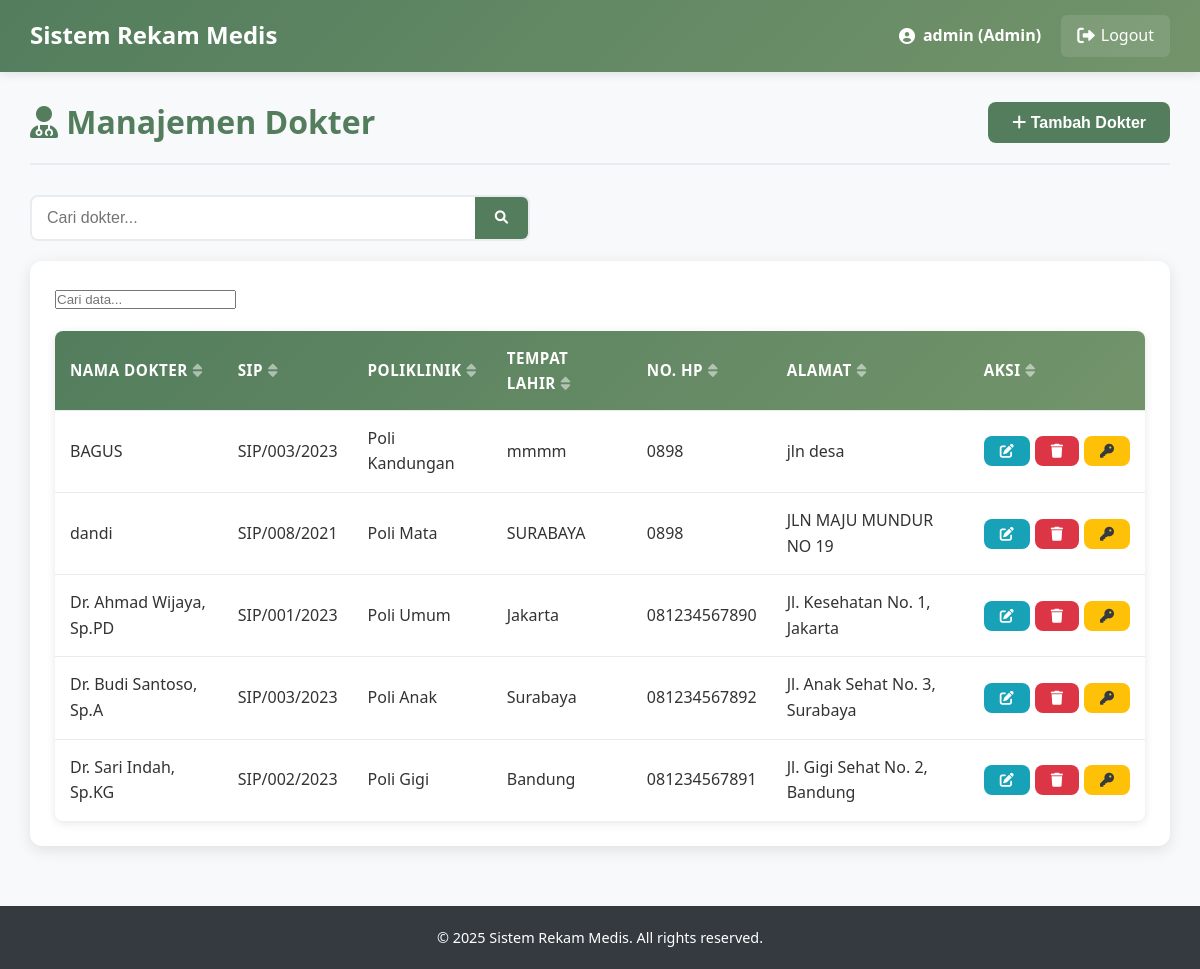
The app's page /medis_trysthan-main/Trys_Proj/admin/doctors.php (signed in) with its own data.
### tables this page shows
CREATE TABLE `dokter` (
  `id_dokter` int(11) NOT NULL,
  `id_poli` int(11) DEFAULT NULL,
  `id_user` int(11) DEFAULT NULL,
  `nm_dokter` varchar(100) NOT NULL,
  `SIP` varchar(50) DEFAULT NULL,
  `tempat_lhr` varchar(100) DEFAULT NULL,
  `no_hp` varchar(15) DEFAULT NULL,
  `alamat` text DEFAULT NULL,
  `created_at` timestamp NOT NULL DEFAULT current_timestamp(),
  `updated_at` timestamp NOT NULL DEFAULT current_timestamp() ON UPDATE current_timestamp()
);

CREATE TABLE `poliklinik` (
  `id_poli` int(11) NOT NULL,
  `nm_poli` varchar(100) NOT NULL,
  `lokasi` varchar(100) DEFAULT NULL,
  `created_at` timestamp NOT NULL DEFAULT current_timestamp(),
  `updated_at` timestamp NOT NULL DEFAULT current_timestamp() ON UPDATE current_timestamp()
);

### medis_trysthan-main/Trys_Proj/admin/doctors.php (the view, shortened to what this page needs)
<?php
include '../config/database.php';
$page_title = "Manajemen Dokter";
$search = isset($_GET['search']) ? $_GET['search'] : '';
$search_condition = '';
$page = isset($_GET['page']) ? (int)$_GET['page'] : 1;
$limit = 10;
$offset = ($page - 1) * $limit;
$sql = "SELECT d.*, p.nm_poli FROM dokter d LEFT JOIN poliklinik p ON d.id_poli = p.id_poli $search_condition ORDER BY d.nm_dokter LIMIT $offset, $limit";
$result = $conn->query($sql);
?>
<!DOCTYPE html>
<html lang="en">
<head>
    <link rel="stylesheet" href="../css/style.css">
    <link rel="stylesheet" href="https://cdnjs.cloudflare.com/ajax/libs/font-awesome/6.0.0-beta3/css/all.min.css">
</head>
<body>
    <?php include '../includes/header.php'; ?>
    <div class="container">
        <div class="content">
            <div class="content-header">
                <h2><i class="fas fa-user-md"></i> <?php echo $page_title; ?></h2>
                <button class="btn btn-primary" onclick="showAddModal()">
                    <i class="fas fa-plus"></i> Tambah Dokter
                </button>
            </div>
            <div class="search-filter">
                <form method="GET" action="" class="search-form">
                    <div class="search-input">
                        <input type="text" name="search" placeholder="Cari dokter..." value="<?php echo htmlspecialchars($search); ?>">
                        <button type="submit" class="search-button">
                            <i class="fas fa-search"></i>
                        </button>
                    </div>
                </form>
            </div>
            <div class="card">
                <div class="card-body">
                    <table class="data-table">
                        <thead>
                            <tr>
                                <th>Nama Dokter</th>
                                <th>SIP</th>
                                <th>Poliklinik</th>
                                <th>Tempat Lahir</th>
                                <th>No. HP</th>
                                <th>Alamat</th>
                                <th>Aksi</th>
                            </tr>
                        </thead>
                        <tbody>
                            <?php if ($result->num_rows > 0): ?>
                                <?php while ($row = $result->fetch_assoc()): ?>
                                <tr>
                                    <td><?php echo $row['nm_dokter']; ?></td>
                                    <td><?php echo $row['SIP']; ?></td>
                                    <td><?php echo $row['nm_poli'] ?? 'Belum ditentukan'; ?></td>
                                    <td><?php echo $row['tempat_lhr']; ?></td>
                                    <td><?php echo $row['no_hp']; ?></td>
                                    <td><?php echo $row['alamat']; ?></td>
                                    <td>
                                        <div class="action-buttons">
                                            <button class="btn btn-sm btn-info" onclick="showEditModal(<?php echo $row['id_dokter']; ?>, '<?php echo addslashes($row['nm_dokter']); ?>', <?php echo $row['id_poli'] ?? 'null'; ?>, '<?php echo $row['SIP']; ?>', '<?php echo addslashes($row['tempat_lhr']); ?>', '<?php echo $row['no_hp']; ?>', '<?php echo addslashes($row['alamat']); ?>')">
                                                <i class="fas fa-edit"></i>
                                            </button>
                                            <button class="btn btn-sm btn-danger" onclick="confirmDelete(<?php echo $row['id_dokter']; ?>, '<?php echo addslashes($row['nm_dokter']); ?>')">
                                                <i class="fas fa-trash"></i>
                                            </button>
                                            <button class="btn btn-sm btn-warning" onclick="confirmResetPassword(<?php echo $row['id_dokter']; ?>, '<?php echo addslashes($row['nm_dokter']); ?>')">
                                                <i class="fas fa-key"></i>
                                            </button>
                                        </div>
                                    </td>
                                </tr>
                                <?php endwhile; ?>
                            <?php else: ?>
                                <tr>
                                    <td colspan="7" class="text-center">Tidak ada data dokter.</td>
                                </tr>
                            <?php endif; ?>
                        </tbody>
                    </table>
                </div>
            </div>
        </div>
    </div>
    <?php include '../includes/footer.php'; ?>
</body>
</html>

### medis_trysthan-main/Trys_Proj/css/style.css (style rules this page uses)
* { margin: 0; padding: 0; box-sizing: border-box; }
body { font-family: "Segoe UI", Tahoma, Geneva, Verdana, sans-serif; line-height: 1.6; color: #333; background-color: #f8f9fa; }
:root { --primary-color: #537d5d; --primary-dark: #3e5e45; --primary-light: #6a9975; --secondary-color: #73946b; --secondary-dark: #5a7553; --secondary-light: #8bac83; --accent-color: #9ebc8a; --accent-dark: #85a371; --accent-light: #b7d5a3; --light-color: #d2d0a0; --light-dark: #b9b787; --light-light: #ebe9b9; --white: #ffffff; --off-white: #f9f9f9; --gray-light: #f8f9fa; --gray-medium: #6c757d; --gray-dark: #343a40; --success: #28a745; --success-dark: #1e7e34; --danger: #dc3545; --danger-dark: #bd2130; --warning: #ffc107; --warning-dark: #d39e00; --info: #17a2b8; --info-dark: #117a8b; }
h1, h2, h3, h4, h5, h6 { font-weight: 700; line-height: 1.2; margin-bottom: 0.5em; color: var(--gray-dark); }
h2 { font-size: 2rem; }
.btn { display: inline-block; padding: 12px 24px; border: none; border-radius: 8px; font-size: 1rem; font-weight: 600; text-decoration: none; text-align: center; cursor: pointer; transition: all 0.3s ease; line-height: 1; position: relative; overflow: hidden; }
.btn::after { content: ""; position: absolute; top: 50%; left: 50%; width: 5px; height: 5px; background: rgba(255, 255, 255, 0.5); opacity: 0; border-radius: 100%; transform: scale(1, 1) translate(-50%); transform-origin: 50% 50%; }
.btn-primary { background-color: var(--primary-color); color: var(--white); }
.btn-info { background-color: var(--info); color: var(--white); }
.btn-danger { background-color: var(--danger); color: var(--white); }
.btn-warning { background-color: var(--warning); color: var(--gray-dark); }
.btn-sm { padding: 8px 16px; font-size: 0.875rem; }
.container { display: flex; min-height: calc(100vh - 70px); }
.content { flex: 1; padding: 30px; background-color: var(--gray-light); min-height: calc(100vh - 70px); }
.content-header { display: flex; justify-content: space-between; align-items: center; margin-bottom: 30px; padding-bottom: 20px; border-bottom: 2px solid #e9ecef; }
.content-header h2 { color: var(--primary-color); font-size: 2rem; font-weight: 700; margin: 0; }
.card { background: var(--white); border-radius: 12px; box-shadow: 0 4px 15px rgba(0, 0, 0, 0.1); margin-bottom: 30px; overflow: hidden; transition: transform 0.3s ease, box-shadow 0.3s ease; }
.card-body { padding: 25px; }
.data-table { width: 100%; border-collapse: collapse; background: var(--white); border-radius: 8px; overflow: hidden; box-shadow: 0 2px 10px rgba(0, 0, 0, 0.1); }
.data-table thead { background: linear-gradient(135deg, var(--primary-color), var(--secondary-color)); color: var(--white); }
.data-table th, .data-table td { padding: 15px; text-align: left; border-bottom: 1px solid #e9ecef; }
.data-table th { font-weight: 600; font-size: 0.95rem; text-transform: uppercase; letter-spacing: 0.5px; }
.data-table tbody tr { transition: background-color 0.3s ease; }
.data-table tbody tr:last-child td { border-bottom: none; }

### medis_trysthan-main/Trys_Proj/admin/doctors.php (style rules this page uses)
.search-filter { display: flex; justify-content: space-between; align-items: center; margin-bottom: 20px; }
.search-form { flex: 1; max-width: 500px; }
.search-input { display: flex; border: 2px solid #e9ecef; border-radius: 8px; overflow: hidden; }
.search-input input { flex: 1; padding: 12px 15px; border: none; outline: none; font-size: 1rem; }
.search-button { background-color: #537D5D; color: white; border: none; padding: 0 20px; cursor: pointer; transition: background-color 0.3s; }
.action-buttons { display: flex; gap: 5px; }

### records on screen
dokter: nm_dokter "BAGUS", SIP "SIP/003/2023", id_poli.nm_poli "Poli Kandungan", tempat_lhr "mmmm", no_hp "0898", alamat "jln desa"
dokter: nm_dokter "dandi", SIP "SIP/008/2021", id_poli.nm_poli "Poli Mata", tempat_lhr "SURABAYA", no_hp "0898", alamat "JLN MAJU MUNDUR NO 19"
dokter: nm_dokter "Dr. Ahmad Wijaya, Sp.PD", SIP "SIP/001/2023", id_poli.nm_poli "Poli Umum", tempat_lhr "Jakarta", no_hp "081234567890", alamat "Jl. Kesehatan No. 1, Jakarta"
dokter: nm_dokter "Dr. Budi Santoso, Sp.A", SIP "SIP/003/2023", id_poli.nm_poli "Poli Anak", tempat_lhr "Surabaya", no_hp "081234567892", alamat "Jl. Anak Sehat No. 3, Surabaya"
dokter: nm_dokter "Dr. Sari Indah, Sp.KG", SIP "SIP/002/2023", id_poli.nm_poli "Poli Gigi", tempat_lhr "Bandung", no_hp "081234567891", alamat "Jl. Gigi Sehat No. 2, Bandung"

### other values on screen
$_SESSION['username'] "admin"
$_SESSION['role'] "Admin"
$page_title "Manajemen Dokter"
